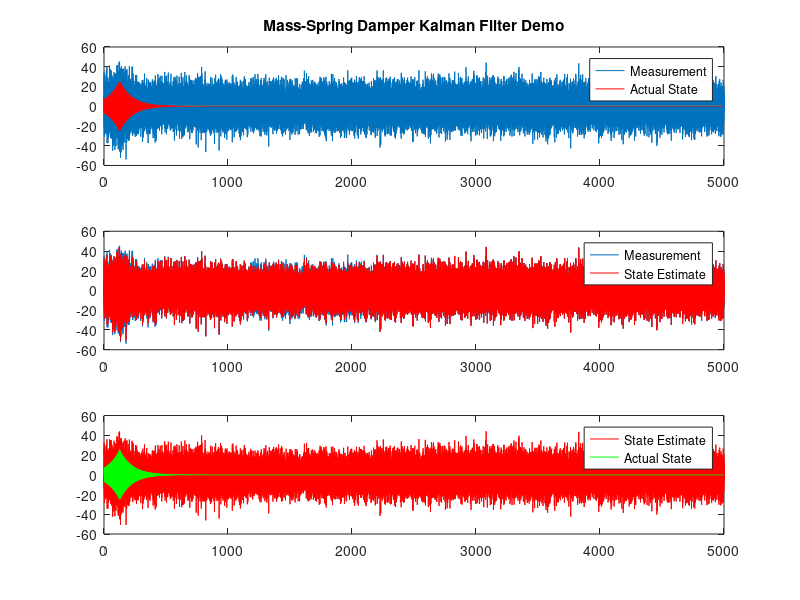

The MATLAB source for this figure:
%% initialize system parameters
k = 10;
m = 5;
cf = 0.9;
A = [0 1;-k/m -cf/m];
A2 = [0 1;-8/m -cf/m];
B = [0;0];
C = [1 0];
D = 0;
% process covariance noise
Q_mu = [0 0];
Q_cov = [1 1.5; 1.5 3];
% measurement covariance noise
R_mu = 0;
R_cov = 0.3;

%% system

s1 = ss(A,B,C,D); % LTI system object
[y,t,xs] = step(s1); % plot step response

%% Discrete-time model of the process
dt = 0.1; % sampling time of system
Phi = expm(A*dt);
Phi2 = expm(A2*dt);
H = C;
%% Simulation loop
T = 5000;
n = T/dt;
x = zeros(2,n); % zero the state vector
z = zeros(1,n); % zero the measurement vector
wk = 1; % process noise source
vk = 20; % measurement noise
x(2,1) = 10;
disp(x(1,2));
Gamma = 1;
t = 0:dt:(n-1)*dt; % time vector
for i = 1:n
    if i>1250
        x(:,i+1) = x(:,i)+A2*x(:,i)*dt ;%+ Gamma*wk*mvnrnd(Q_mu,Q_cov,1).';%+ Gamma*wk*mvnrnd(Q_mu,Q_cov,1).';
        
    end
    if i<=1250
        %disp(x(:,i));
        %disp(A*x(:,i));
        x(:,i+1) = x(:,i)+A*x(:,i)*dt ;%+ Gamma*wk*mvnrnd(Q_mu,Q_cov,1).'; %Phi*x(:,i)+ Gamma*wk*mvnrnd(Q_mu,Q_cov,1).'; % generated with input-reffered noise
        %disp('s');
        %disp(Phi2*x(:,i));
        %disp( Gamma*wk*mvnrnd(Q_mu,Q_cov,1).');
    end
    % x(:,i+1) = Phi*x(:,i) + wk*(randn(2,1)); % process noise(direct)
    z(i) = H * x(:,i) + vk*mvnrnd(R_mu,R_cov,1);
end
%%plots

subplot(3,1,1),stairs(t,z)
title('Mass-Spring Damper Kalman Filter Demo')
hold on
stairs(t,x(1,1:end-1),'r')
legend('Measurement','Actual State')
hold off


%% kalman filter
x0 = x(:,1);
k0 = 8;
x_post = [0 10 k0].';
P_post = [0 0 0; 0 0 0;0 0 0];
Q_k = [0.3 0.2 0; 0.4 0.4 0; 0.1 0.1 0 ];
R_k1 = 0.3;
xhat = zeros(3,n);
xhat(:,1) = [x0(1) x0(2) k0 ];
%initial estimate for spring constant

%define initial coefficient matrix
A = [ 0 1 0 ; -k0/m -cf/m  0; 0 0 0 ];

for i=1:n
    x_pri = x_post+ A*x_post*dt ;
    %disp('pri');
    %disp(x_pri);
    %disp(x_post);
    H_k1 = [1 0 0];
    phi_k = A;
    P_pri = phi_k * P_post * (phi_k.') + Q_k;
    K_k1 = P_pri*(H_k1.') /(H_k1*P_pri*(H_k1.') + R_k1);
    Y_k1 = z(i);
    %K_k1 = [0 0 0 ].';
    x_post = x_pri + K_k1*(Y_k1 - H_k1*x_pri);
    disp(Y_k1 - H_k1*x_pri);
    disp(K_k1);
    P_post = (eye(3) - K_k1*H_k1)*P_pri;
    A = [ 0 1 0 ; -x_post(3)/m -cf/m 0; 0 0 0 ]; 
    xhat(:,i+1)=x_post;
end
subplot(3,1,2),stairs(t,z)
hold on
stairs(t,xhat(1,1:end-1),'r')
legend('Measurement','State Estimate')
hold off
subplot(3,1,3),stairs(t,xhat(1,1:end-1),'r')
hold on
stairs(t,x(1,1:end-1),'g')
legend('State Estimate','Actual State')
hold off